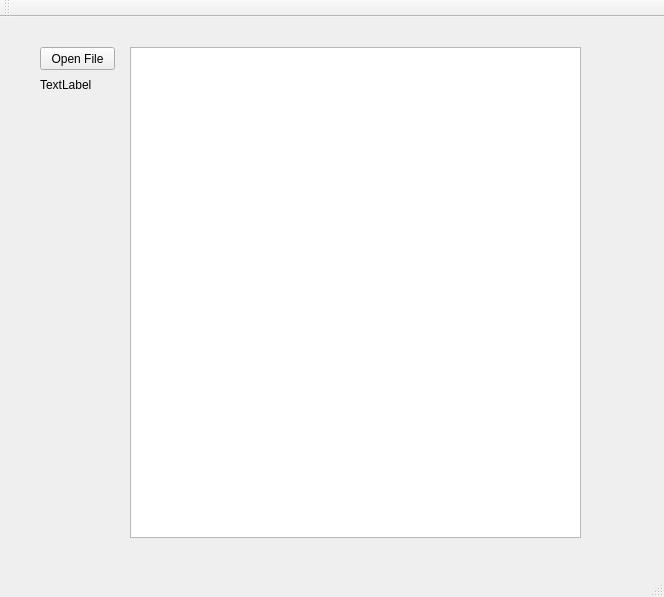
<?xml version="1.0" encoding="UTF-8"?>
<ui version="4.0">
 <class>MainWindow</class>
 <widget class="QMainWindow" name="MainWindow">
  <property name="geometry">
   <rect>
    <x>0</x>
    <y>0</y>
    <width>664</width>
    <height>597</height>
   </rect>
  </property>
  <property name="windowTitle">
   <string>MainWindow</string>
  </property>
  <widget class="QWidget" name="centralWidget">
   <widget class="QPushButton" name="pushButtonOpenFile">
    <property name="geometry">
     <rect>
      <x>40</x>
      <y>30</y>
      <width>75</width>
      <height>23</height>
     </rect>
    </property>
    <property name="text">
     <string>Open File</string>
    </property>
   </widget>
   <widget class="QLabel" name="labelTest">
    <property name="geometry">
     <rect>
      <x>40</x>
      <y>60</y>
      <width>81</width>
      <height>16</height>
     </rect>
    </property>
    <property name="text">
     <string>TextLabel</string>
    </property>
   </widget>
   <widget class="QListWidget" name="listWidgetFound">
    <property name="geometry">
     <rect>
      <x>130</x>
      <y>30</y>
      <width>451</width>
      <height>491</height>
     </rect>
    </property>
   </widget>
  </widget>
  <widget class="QMenuBar" name="menuBar">
   <property name="geometry">
    <rect>
     <x>0</x>
     <y>0</y>
     <width>664</width>
     <height>21</height>
    </rect>
   </property>
  </widget>
  <widget class="QToolBar" name="mainToolBar">
   <attribute name="toolBarArea">
    <enum>TopToolBarArea</enum>
   </attribute>
   <attribute name="toolBarBreak">
    <bool>false</bool>
   </attribute>
  </widget>
  <widget class="QStatusBar" name="statusBar"/>
 </widget>
 <layoutdefault spacing="6" margin="11"/>
 <resources/>
 <connections/>
</ui>
